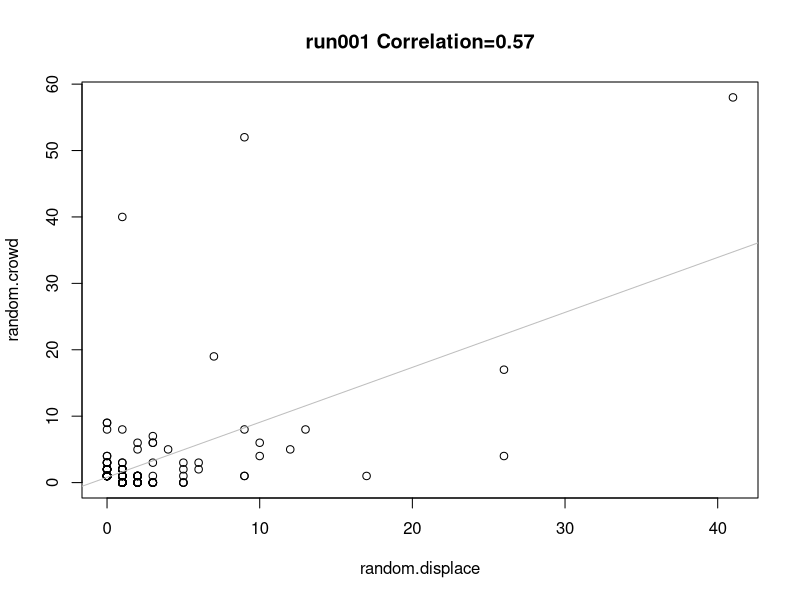
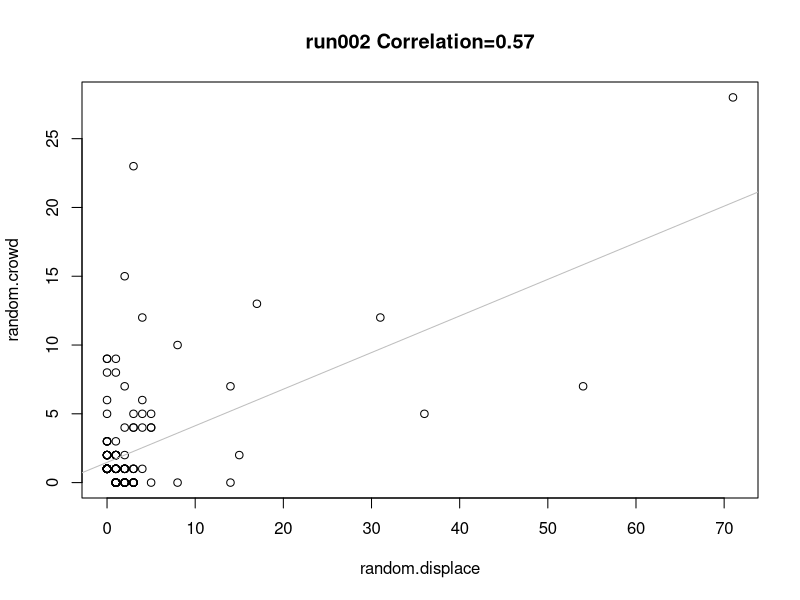
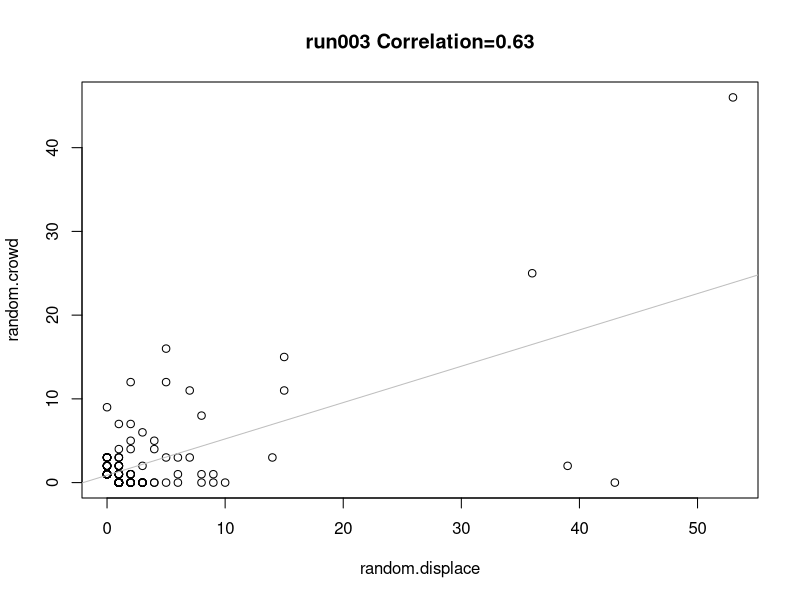
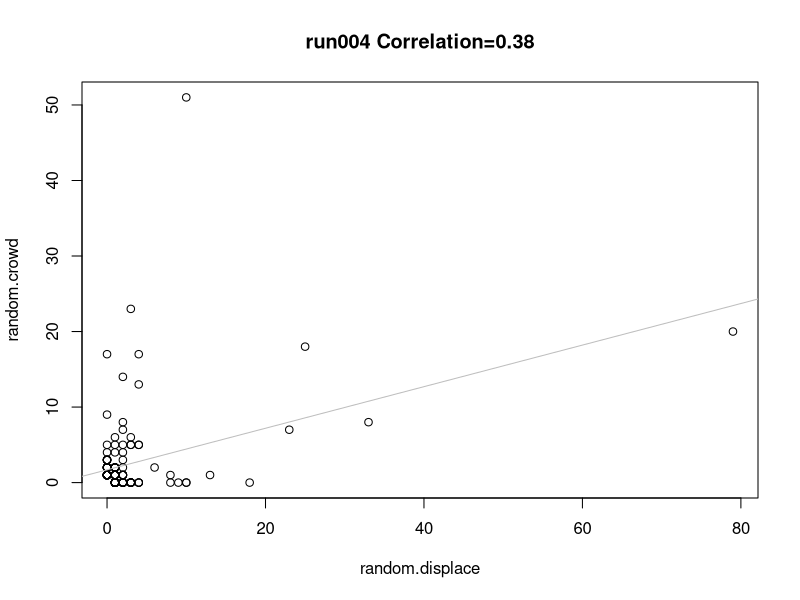
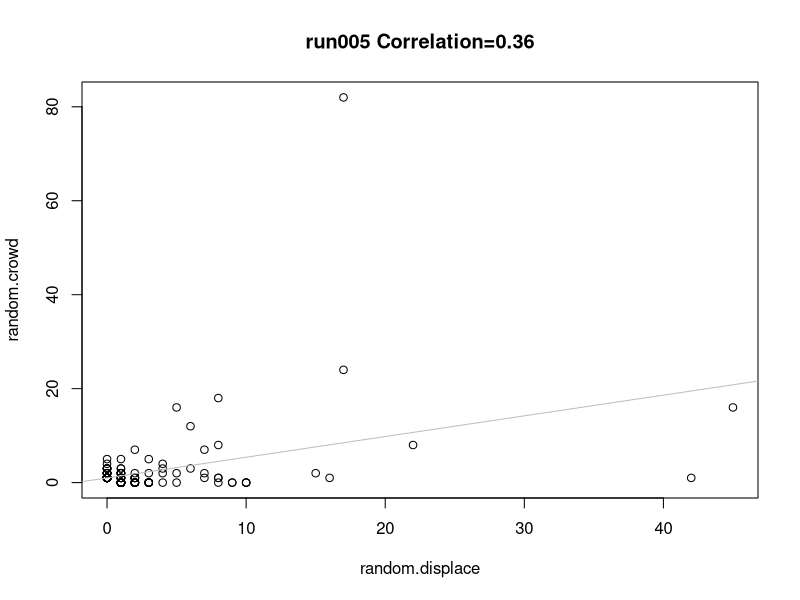
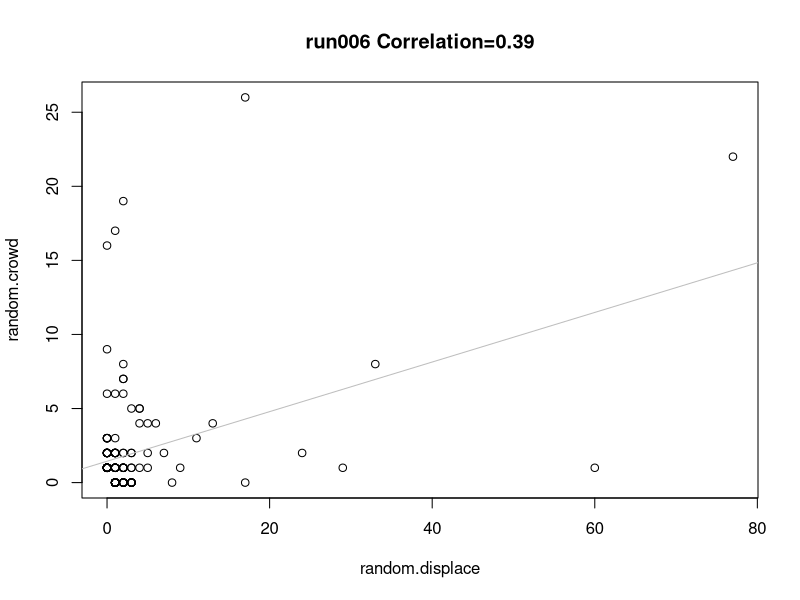
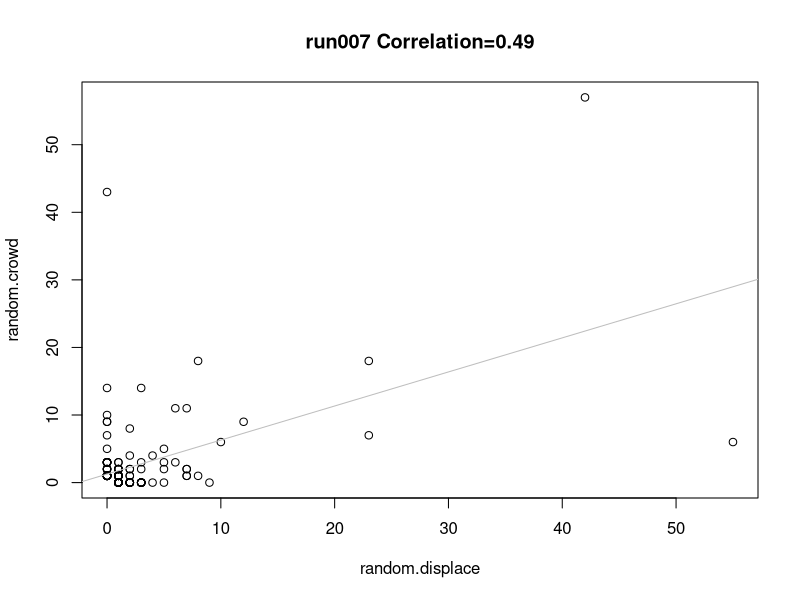
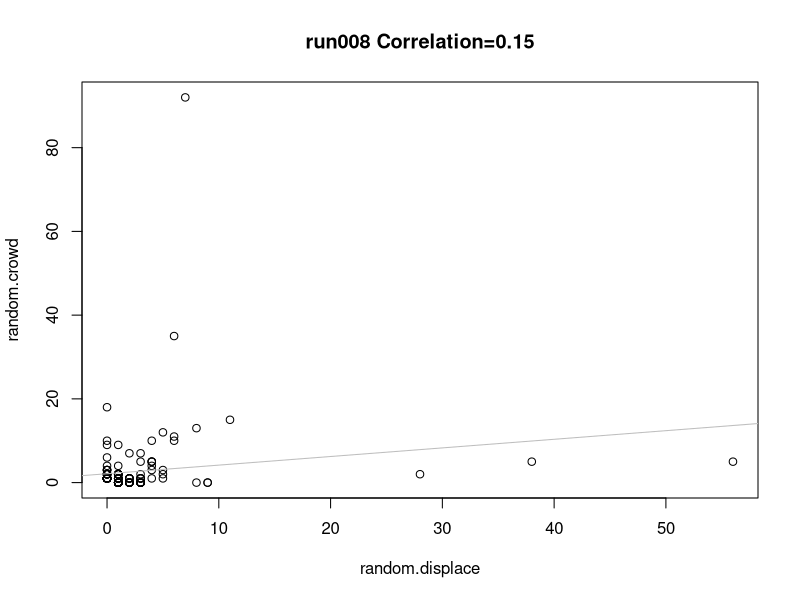

These charts were generated, in order, by the following R code:
## ---- chunk 1
library(plyr)
## ---- chunk 2
#load the reference model data
EXPLORE_refmodeldata <- read.csv(file="EXPLORE-refmodeldata.csv")
head(EXPLORE_refmodeldata)

ref.model <- EXPLORE_refmodeldata #update name here when changing to ANALYZE ref model
## ---- chunk 3
head(ref.model)

require(plyr)
func <- function(ref.model)
{
return(data.frame(COR = cor(ref.model$random.displace, ref.model$random.crowd)))
}

COR.refmodel <- ddply(ref.model, .(runID), func)

#find observed correlation between number of crowds and number of displacements
COR.observed <- cor(ref.model$observed.crowd, ref.model$observed.displace)

#find mean of reference model correlations
COR.refmodel.mean <- mean(COR.refmodel$COR)


#PLOT
par(mfrow=c(1,1))

run.s <- unique(ref.model$runID)

replicates <- 100

for(run in 1:replicates){
  run.code <- run.s[run]
  run.data <- subset(ref.model, runID==run.code)
  run.corr <- subset(COR.refmodel, runID==run.code)
  with (run.data, plot (random.displace, random.crowd, main=paste0(run.code, " Correlation=", round(run.corr$COR, 2))))
  with (run.data, abline(lm(random.crowd~random.displace), col="grey")) # regression line (y~x)
}

#WRITE DATA 
dfile.loc <- "C:/Users/Liz/Dropbox/A ACTIVE MSs/2020-05 Pool vs separate behaviors/pool-separate-behaviors/"
#dfile.loc <- YOUR LOCATION HERE

#write.csv(COR.random, file = paste(dfile.loc, "EXPLORE_refmodelCOR_CxD.csv", sep=""))	


